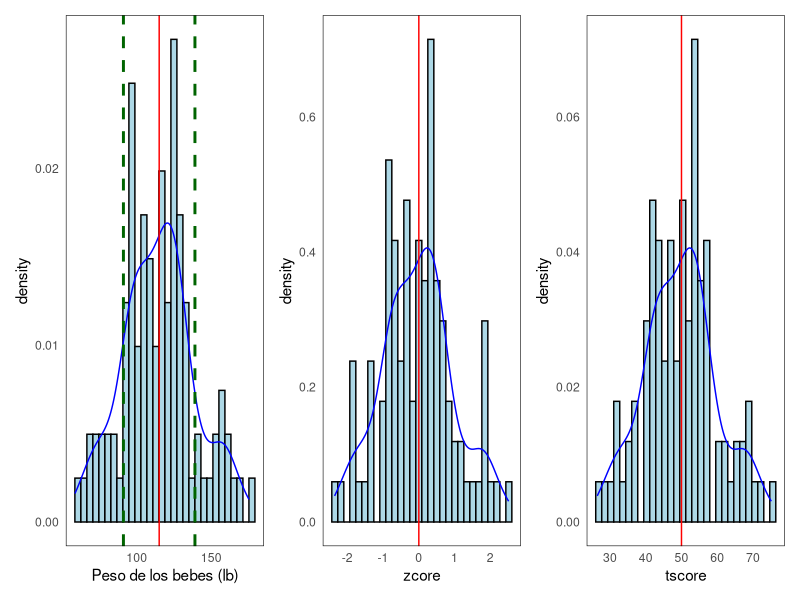

This chart was generated by the following R code:
## ---- chunk 1
x <- c("ggplot2", "tidyr", "tidyverse", "dplyr", "patchwork")
for (i in x){library(i, character.only = TRUE)}

rm(x)
## ---- chunk 2
set.seed(28)
datos_n <- rnorm(100, mean = 115, sd = 24 )
data <- data.frame(1:100)
data$datos <- datos_n
data <- data %>% select(-X1.100)
rm(datos_n)

theme <- theme_minimal(base_size = 11) + theme(
        panel.border = element_rect(color = "black", fill = NA, linewidth = 0.4),
        panel.grid = element_blank(),
        plot.title = element_text(face = "bold", hjust = 0.5)
      )


p1 <- ggplot(data, aes(x=datos)) +  geom_histogram(aes(y = ..density..), bins = 30, fill = "lightblue", color = "black") + geom_density(color = "blue") + geom_vline(xintercept = 115, color="red") + geom_vline(xintercept = 115 + 24, linetype = "dashed", color = "darkgreen", size = 1) + geom_vline(xintercept = 115 - 24, linetype = "dashed", color = "darkgreen", size = 1) + labs(x = "Peso de los bebes (lb)") + theme 

## ---- chunk 3
#### Z-score and T-score
data$zcore <- (data$datos - 115)/24 
data$tscore <- (data$zcore*10 + 50)


p2 <- ggplot(data, aes(x=zcore)) + geom_histogram(aes(y = ..density..), bins = 30, fill = "lightblue", color = "black") + geom_density(color = "blue")  + geom_vline(xintercept = 0, color="red") +  theme 

p3 <- ggplot(data, aes(x=tscore)) + geom_histogram(aes(y = ..density..), bins = 30, fill = "lightblue", color = "black") + geom_density(color = "blue") + geom_vline(xintercept = 50, color="red") +  theme 

(p1|p2|p3)
